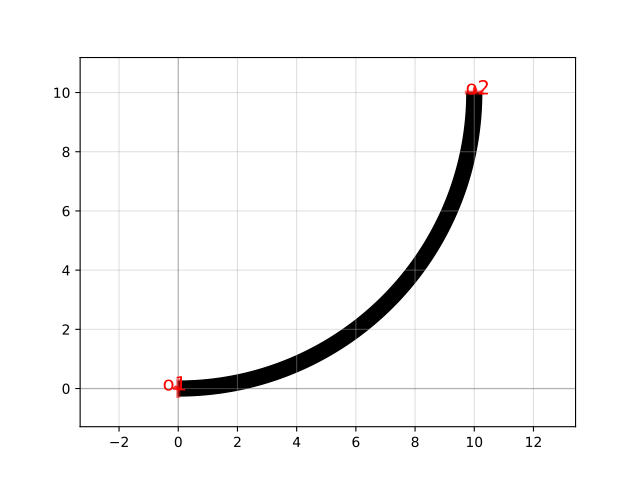

This chart was generated by the following Python code:
import gdsfactory as gf

c = gf.components.bend_circular(angle=90.0, npoints=720, with_cladding_box=True)
c.plot()
